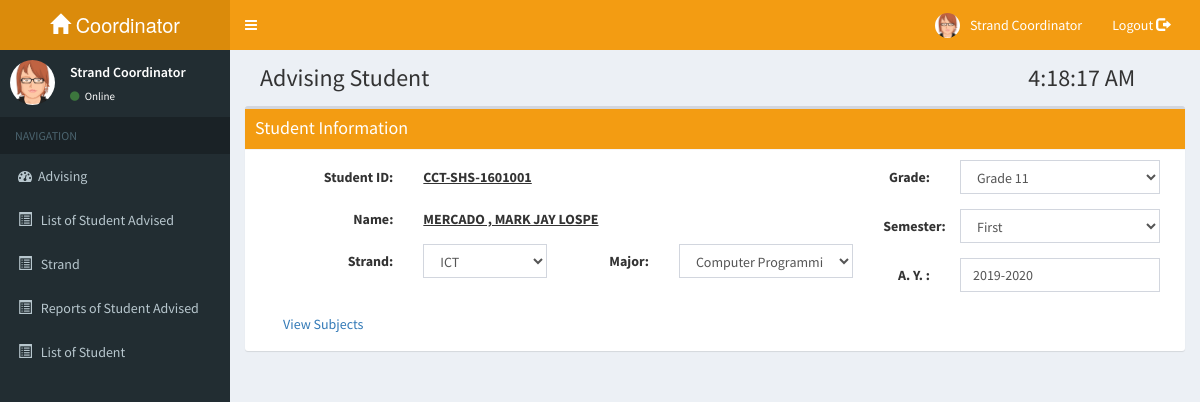
Page /coordinator/pages/student_advising1.php?shsid=1601001 (signed in) on the committed database.
### tables this page shows
CREATE TABLE `tblstudent_enrolled` (
  `enrolled_id` int(10) NOT NULL,
  `advise_id` varchar(50) NOT NULL,
  `shs_id` varchar(50) NOT NULL,
  `lname` varchar(50) NOT NULL,
  `fname` varchar(50) NOT NULL,
  `mname` varchar(50) NOT NULL,
  `student_type` varchar(50) NOT NULL,
  `reg_status` varchar(50) NOT NULL,
  `strand` varchar(50) NOT NULL,
  `major` varchar(50) NOT NULL,
  `section` varchar(20) NOT NULL,
  `grade` varchar(50) NOT NULL,
  `semester` varchar(30) NOT NULL,
  `yr_start` varchar(50) NOT NULL,
  `yr_end` varchar(50) NOT NULL,
  `date_enrolled` varchar(50) NOT NULL,
  `stats` int(10) NOT NULL
);

### coordinator/pages/student_advising1.php (the view, shortened to what this page needs)
<?php
	include "../templates/templates.php";
	include "connect.php";
	if(isset($_GET['shsid']))
		$shsid = $_GET['shsid'];
?>
<body class="skin-yellow">
    <div class="wrapper">
      <div class="content-wrapper">
				<section class="content-header">
					<h1 class="col-md-10">Advising Student</h1>
					<h1><?php include('time.php'); ?></h1>
				</section>
<?php
	if($stats == "new"){
		$sql_stud_reg   = mysqli_query($con,"SELECT * FROM tblstudent_register WHERE shs_id='$shsid'");
			$fetch_stud_reg = mysqli_fetch_array($sql_stud_reg);
			$num_stud_reg   = mysqli_num_rows($sql_stud_reg);
			$sql_str = mysqli_query($con,"SELECT * FROM tblapplicant_validate WHERE appid='".$fetch_stud_reg['appid']."'");
			$fetch_str = mysqli_fetch_array($sql_str);
			?>	<section class="content">
					<div class="box">
						<div class="box-header with-border" style="color:white; background-color: #f39c12;">
						  <h3 class="box-title"> Student Information</h3>
						</div>
						<div class="box-body">
							<div class="container-fluid">
								<div class="row">
									<form method="post" class="form-horizontal" action="subject_advising.php?stats=new&shsid=<?php echo $shsid;?>">
										<div class="col-lg-8">
											<div class="form-group">
												<label for="shsidtxt" class="control-label col-lg-3">Student ID:</label>
												<div class="col-lg-9">
													<label class="control-label" name="shsid"><u>CCT-SHS-<?php echo $shsid;?></u></label>
												</div>
											</div>
											<div class="form-group">
												<label for="fnametxt" class="control-label col-lg-3">Name:</label>
												<div class="col-lg-9">
													<label class="control-label"><u><?php echo strtoupper($fetch_stud_reg['lname']." , ".$fetch_stud_reg['fname']."  ".$fetch_stud_reg['mname']);?></u></label>
												</div>
											</div>
											<div class="form-group">
												<label id="strandtxt" class="control-label col-lg-3">Strand:</label>
												<div class="col-lg-3">
													<select id="strandid" name="strandid" class="form-control" required>
														<option value="<?php echo $fetch_str['strandcode'];?>"><?php echo $fetch_str['strandcode'];?></option>
													</select>
												</div>
												<label for="major" class="control-label col-lg-2">Major:</label>
												<div class="col-lg-4">
													<select class="form-control" name="major" id="major" required/>
												<?php
													$sql_str1 = mysqli_query($con,"SELECT * FROM tblstrand_major WHERE strandcode='".$fetch_str['strandcode']."'");
													$sql_num1 = mysqli_num_rows($sql_str1);
												if($sql_num1 == 0){
												?>
													<option value="null">----</option>
												<?php
												}else{
													while($fetch_str1 = mysqli_fetch_array($sql_str1)){
												?>
													<option><?php echo $fetch_str1['major']; ?></option>
												<?php
													}
												}
												?>
													</select>
												</div>
											</div>
										</div>
											<div class="col-lg-4">
												<div class="form-group">
													<label for="gradetxt" class="control-label col-lg-3">Grade:</label>
													<div class="col-lg-9">
														<select class="form-control" name="grade" id="grade" readonly>
															<option></option>
															<option selected>Grade 11</option>
															<option>Grade 12</option>
														</select>
													</div>
												</div>
												<div class="form-group">
													<label for="sem" class="control-label col-lg-3">Semester:</label>
													<div class="col-lg-9">
														<select class="form-control" name="sem" id="sem" readonly>
															<option></option>
															<option selected>First</option>
															<option >Second</option>
														</select>
													</div>
												</div>
												<div class="form-group">
													<label for="sytxt" class="control-label col-lg-3">A. Y. :</label>
													<?php
														$ay_start = date('Y');
														$ay_end = date('Y') + 1;
													?>
													<div class="col-lg-9">
														<input type="text" class="form-control" id="ay" name="ay" value="<?php echo $ay_start."-".$ay_end;?>" readonly/>
													</div>
												</div>
											</div>
											<div class=" col-lg-12 with-border" style="color:white;">
												<input type="submit" name="btn_view_sub" value="View Subjects" class="btn btn-link"/>
											</div>
									</form>
								</div>
							</div>
						</div>
					</div>
				</section>
<?php
	}else{
			$sql_stud_en_max   = mysqli_query($con,"SELECT MAX(enrolled_id) FROM tblstudent_enrolled WHERE shs_id='$shsid'");
			$fetch_stud_en_max = mysqli_fetch_array($sql_stud_en_max);
			$enrolled_id   = $fetch_stud_en_max[0];
			$sql_stud_en   = mysqli_query($con,"SELECT * FROM tblstudent_enrolled WHERE shs_id='$shsid' AND enrolled_id='$enrolled_id'");
			$fetch_stud_en = mysqli_fetch_array($sql_stud_en);
			$num_stud_en   = mysqli_num_rows($sql_stud_en);
			$adv_id        = $fetch_stud_en['advise_id'];
			if($num_stud_en == 0){
			?>
				<script type="text/javascript">
						alert("Your not Enrolled.");
						window.location = "student_search.php";
				</script>
			<?php
			}else{
			?>
				<section class="content">
						<div class="box">
							<div class="box-header with-border" style="color:white; background-color: #f39c12;">
							  <h3 class="box-title"> Student Information</h3>
							</div>
							<div class="box-body">
								<div class="container-fluid">
									<div class="row">
										<form method="post" class="form-horizontal" action="subject_advising.php?stats=old&shsid=<?php echo $shsid;?>&advid=<?php echo $adv_id;?>" >
											<div class="col-lg-8">
												<div class="form-group">
													<label for="shsidtxt" class="control-label col-lg-3">Student ID:</label>
													<div class="col-lg-9">
														<label class="control-label" name="shsid"><u>CCT-SHS-<?php echo $shsid;?></u></label>
													</div>
												</div>
												<div class="form-group">
													<label for="fnametxt" class="control-label col-lg-3">Name:</label>
													<div class="col-lg-9">
														<label class="control-label"><u><?php echo strtoupper($fetch_stud_en['lname']." , ".$fetch_stud_en['fname']."  ".$fetch_stud_en['mname']);?></u></label>
													</div>
												</div>
												<div class="form-group">
													<label id="strandtxt" class="control-label col-lg-3">Strand:</label>
													<div class="col-lg-3">
														<select id="strandid" name="strandid" class="form-control" required>
															<option value="<?php echo $fetch_stud_en['strand'];?>"><?php echo $fetch_stud_en['strand'];?></option>
														</select>
													</div>
													<label for="major" class="control-label col-lg-2">Major:</label>
													<div class="col-lg-4">
														<select class="form-control" name="major" id="major" required/>
															<option value="<?php echo $fetch_stud_en['major'];?>"><?php echo $fetch_stud_en['major'];?></option>
													</div>
												</div>
											</div>
												<div class="col-lg-4">
													<div class="form-group">
														<label for="gradetxt" class="control-label col-lg-3">Grade:</label>
														<div class="col-lg-9">
															<select class="form-control" name="grade" id="grade" required>
																<option value="<?php echo $fetch_stud_en['grade'];?>"><?php echo $fetch_stud_en['grade'];?></option>
															</select>
														</div>
													</div>
													<div class="form-group">
														<label for="sem" class="control-label col-lg-3">Semester:</label>
														<div class="col-lg-9">
															<select class="form-control" name="sem" id="sem" required>
																<option value="<?php echo $fetch_stud_en['semester'];?>"><?php echo $fetch_stud_en['semester'];?></option>
															</select>
														</div>
													</div>
													<div class="form-group">
														<label for="sytxt" class="control-label col-lg-3">A. Y. :</label>
														<?php
															$ay_start = date('Y');
															$ay_end = date('Y') + 1;
														?>
														<div class="col-lg-9">
															<input type="text" class="form-control" id="ay" name="ay" value="<?php echo $ay_start."-".$ay_end;?>"/>
														</div>
													</div>
												</div>
												<div class=" col-lg-12 with-border" style="color:white;">
													<input type="submit" name="btn_view_sub" value="View Subjects" class="btn btn-link"/>
												</div>
										</form>
									</div>
								</div>
							</div>
						</div>
					</section>
			<?php
			}
			?>
				<?php
	}
?>
      </div>
  </body>
</html>

### rows in the picture
tblstudent_enrolled: lname+fname+mname "MERCADO , MARK JAY LOSPE", strandid "ICT", major "Computer Programming", grade "Grade 11", sem "First"

### other values in the picture
$shsid "1601001"
